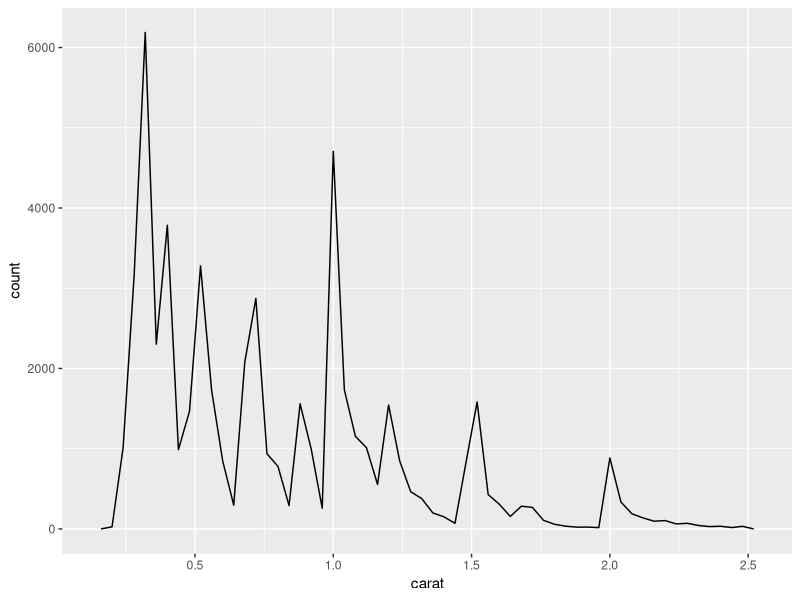

Reproduce this figure in R.
## ---- chunk 1
knitr::opts_chunk$set(echo = TRUE)

library(ggplot2)
library(dplyr)
## ---- chunk 2
smaller <- diamonds %>% 
  filter(carat <= 2.5)
## ---- chunk 3
smaller %>% 
  ggplot(aes(carat)) + 
  geom_freqpoly(binwidth = 0.04)
